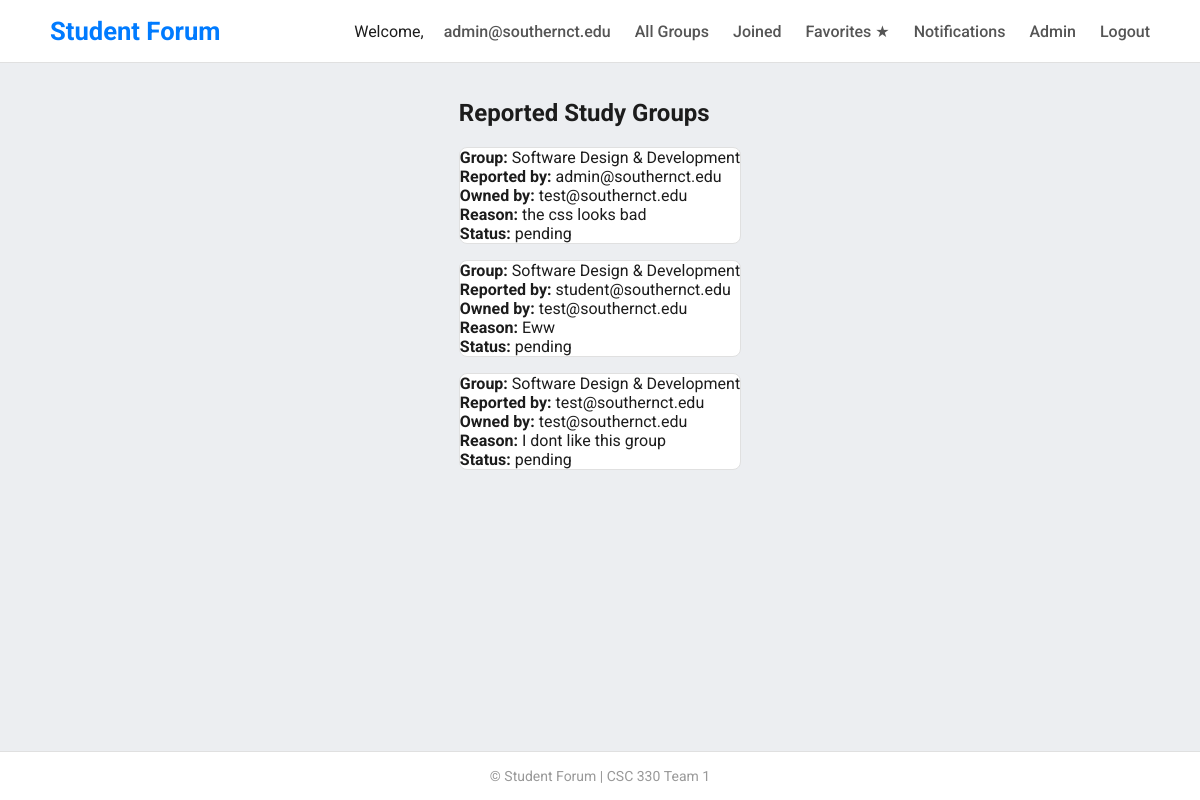
/admin/group-reports (signed in), run on the app's committed database.
### app/models.py (models this page shows, shortened)
class User(UserMixin, db.Model):
    id = db.Column(db.Integer, primary_key=True)
    email = db.Column(db.String(120), unique=True, nullable=False) #username not required use email
    password = db.Column(db.String(128), nullable=False)
    name = db.Column(db.String(100))
    major = db.Column(db.String(100))
    is_admin = db.Column(db.Boolean, default=False)
    is_verified = db.Column(db.Boolean, default=False)
    owned_groups = db.relationship('StudyGroup', backref='owner', foreign_keys='StudyGroup.op_id')
    posts = db.relationship('Post', backref='author', foreign_keys='Post.user_id')
    joined_groups   = db.relationship("StudyGroup", secondary=group_members,
                                      backref=db.backref("members", lazy="dynamic"))
    favorite_groups = db.relationship("StudyGroup", secondary=favorite_groups,
                                      backref=db.backref("fans",    lazy="dynamic"))

class Report(db.Model):
    report_id = db.Column(db.Integer, primary_key=True)
    reporter_id = db.Column(db.Integer, db.ForeignKey('user.id'), nullable=False)
    violator_id = db.Column(db.Integer, db.ForeignKey('user.id'), nullable=False)
    reason = db.Column(db.Text, nullable=False)
    status = db.Column(db.String(20), default='pending')
    created_at = db.Column(db.DateTime, default=datetime.utcnow)
    group_id = db.Column(db.Integer, db.ForeignKey('study_group.id'))
    reporter = db.relationship('User', foreign_keys=[reporter_id], backref='filed_reports')
    violator = db.relationship('User', foreign_keys=[violator_id], backref='received_reports')
    group = db.relationship('StudyGroup', backref='reports')

class StudyGroup(db.Model):
    id = db.Column(db.Integer, primary_key=True)
    subject = db.Column(db.String(100), nullable=False)
    course = db.Column(db.String(100), nullable=False)
    description = db.Column(db.Text)
    time = db.Column(db.String(100))
    title = db.Column(db.String(100))
    tags = db.Column(db.String(200))
    op_id = db.Column(db.Integer, db.ForeignKey('user.id'))
    created_at = db.Column(db.DateTime, default=datetime.utcnow)
    threads = db.relationship('Thread', backref='study_group', lazy=True)

### app/admin.py (the view)
@admin_bp.route("/group-reports")
def group_reports():
    reports = Report.query.filter(Report.group_id.isnot(None)).order_by(Report.created_at.desc()).all()
    return render_template("admin_group_reports.html", reports=reports)

### app/__init__.py (called while the page is built)
def create_app():
    app = Flask(__name__)
    app.config.from_object(Config)
    db.init_app(app)
    login_manager.init_app(app)
    csrf.init_app(app)
    @app.context_processor
    def inject_csrf_token():
        return dict(csrf_token=generate_csrf)
    from . import routes
    app.register_blueprint(routes.bp)
    from . import admin
    app.register_blueprint(admin.admin_bp)
    @app.context_processor
    def notification_count():
        from flask_login import current_user
        if current_user.is_authenticated:
            from .models import Notification
            count = Notification.query.filter_by(user_id=current_user.id, is_read=False).count()
            return {'notification_count': count}
        return {'notification_count': 0}
    with app.app_context():
        db.create_all()
    return app

### app/admin.py (called while the page is built)
@admin_bp.before_request
def check_admin():
    if not current_user.is_authenticated or not current_user.is_admin:
        flash("You don't have permission to access the admin panel.", "danger")
        return redirect(url_for("main.index"))

### app/models.py (called while the page is built)
@login_manager.user_loader
def load_user(user_id):
    return User.query.get(int(user_id))

### app/templates/admin_group_reports.html (shortened to what this page needs)
{% extends "base.html" %}
{% block content %}
  <h2>Reported Study Groups</h2>
  {% for report in reports %}
    <div class="card p-3" style="margin: 1rem 0;">
      <strong>Group:</strong> {{ report.group.title }}<br>
      <strong>Reported by:</strong> {{ report.reporter.email }}<br>
      <strong>Owned by:</strong> {{ report.group.owner.email }}<br>
      <strong>Reason:</strong> {{ report.reason }}<br>
      <strong>Status:</strong> {{ report.status }}
    </div>
  {% else %}
    <p>No reports filed.</p>
  {% endfor %}
{% endblock %}

### app/templates/base.html (shortened to what this page needs)
<!DOCTYPE html>
<html lang="en">
  <head>
    <link
      rel="stylesheet"
      href="{{ url_for('static', filename='css/style.css') }}"
    />
  </head>
  <body>
    <nav>
      <div class="nav-container">
        <a href="{{ url_for('main.home') }}" class="nav-brand">Student Forum</a>
        <div class="nav-links">
          {% if current_user.is_authenticated %}
          <span class="welcome">
            Welcome,<a href="{{ url_for('main.view_profile') }}"
              >{{ current_user.email }}</a
            >
          </span>
          <a href="{{ url_for('main.browse_listings') }}">All&nbsp;Groups</a>
          <a href="{{ url_for('main.joined_groups') }}">Joined</a>
          <a href="{{ url_for('main.favorite_groups') }}">Favorites&nbsp;★</a>
          <a href="{{ url_for('main.view_notifications') }}">
            Notifications
          </a>
          {% if current_user.is_admin %}
          <a href="{{ url_for('admin.index') }}">Admin</a>
          {% endif %}
          <a href="{{ url_for('main.logout') }}">Logout</a>
          {% else %}
          <a href="{{ url_for('main.index') }}">Home</a>
          <a href="{{ url_for('main.login') }}">Login</a>
          <a href="{{ url_for('main.register') }}">Register</a>
          {% endif %}
        </div>
      </div>
    </nav>
    <div class="container">
       {% block content %}{% endblock %}
    </div>
    <footer>&copy; {{ current_year }} Student Forum | CSC 330 Team 1</footer>
  </body>
</html>

### app/static/css/style.css (style rules this page uses)
body { font-family: 'Roboto', sans-serif; background-color: #eceef1; color: #1c1c1c; margin: 0; display: flex; flex-direction: column; min-height: 100vh; }
nav { background-color: #fff; padding: 1rem 2rem; border-bottom: 1px solid #e0e0e0; }
.nav-container { display: flex; justify-content: space-between; align-items: center; max-width: 1100px; margin: auto; }
.nav-brand { font-size: 1.6rem; font-weight: 700; color: #007bff; text-decoration: none; }
.nav-links a { margin-left: 1.25rem; text-decoration: none; font-weight: 500; font-size: 1rem; color: #555; transition: color 0.2s; }
.container { flex: 1; max-width: 900px; margin: auto; padding: 1rem; }
.card { background-color: #ffffff; border: 1px solid #e0e0e0; border-radius: 8px; transition: box-shadow 0.2s ease, transform 0.2s ease; }
footer { text-align: center; padding: 1rem; font-size: 0.875rem; color: #999; border-top: 1px solid #e0e0e0; background-color: #fff; }

### data on the page
User: email "admin@southernct.edu"
Report: group "Software Design & Development", reporter.email "admin@southernct.edu", group.owner.email "test@southernct.edu", reason "the css looks bad", status "pending"
Report: group "Software Design & Development", reporter.email "student@southernct.edu", group.owner.email "test@southernct.edu", reason "Eww", status "pending"
Report: group "Software Design & Development", reporter.email "test@southernct.edu", group.owner.email "test@southernct.edu", reason "I dont like this group", status "pending"
